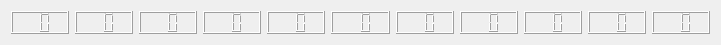
    <widget class="QWidget" name="horizontalLayoutWidget_2">
     <property name="geometry">
      <rect>
       <x>20</x>
       <y>470</y>
       <width>721</width>
       <height>41</height>
      </rect>
     </property>
     <layout class="QHBoxLayout" name="CutDurationDisplays_2">
      <item>
       <widget class="QLCDNumber" name="preDisplay_2">
        <property name="smallDecimalPoint">
         <bool>false</bool>
        </property>
        <property name="numDigits">
         <number>2</number>
        </property>
       </widget>
      </item>
      <item>
       <widget class="QLCDNumber" name="rinDisplay_2">
        <property name="numDigits">
         <number>2</number>
        </property>
       </widget>
      </item>
      <item>
       <widget class="QLCDNumber" name="kyoDisplay_2">
        <property name="numDigits">
         <number>2</number>
        </property>
       </widget>
      </item>
      <item>
       <widget class="QLCDNumber" name="tohDisplay_2">
        <property name="numDigits">
         <number>2</number>
        </property>
       </widget>
      </item>
      <item>
       <widget class="QLCDNumber" name="shaDisplay_2">
        <property name="numDigits">
         <number>2</number>
        </property>
       </widget>
      </item>
      <item>
       <widget class="QLCDNumber" name="kaiDisplay_2">
        <property name="numDigits">
         <number>2</number>
        </property>
       </widget>
      </item>
      <item>
       <widget class="QLCDNumber" name="jinDisplay_2">
        <property name="numDigits">
         <number>2</number>
        </property>
       </widget>
      </item>
      <item>
       <widget class="QLCDNumber" name="retsuDisplay_2">
        <property name="numDigits">
         <number>2</number>
        </property>
       </widget>
      </item>
      <item>
       <widget class="QLCDNumber" name="zaiDisplay_2">
        <property name="numDigits">
         <number>2</number>
        </property>
       </widget>
      </item>
      <item>
       <widget class="QLCDNumber" name="zenDisplay_2">
        <property name="numDigits">
         <number>2</number>
        </property>
       </widget>
      </item>
      <item>
       <widget class="QLCDNumber" name="postDisplay_2">
        <property name="numDigits">
         <number>2</number>
        </property>
       </widget>
      </item>
     </layout>
    </widget>
